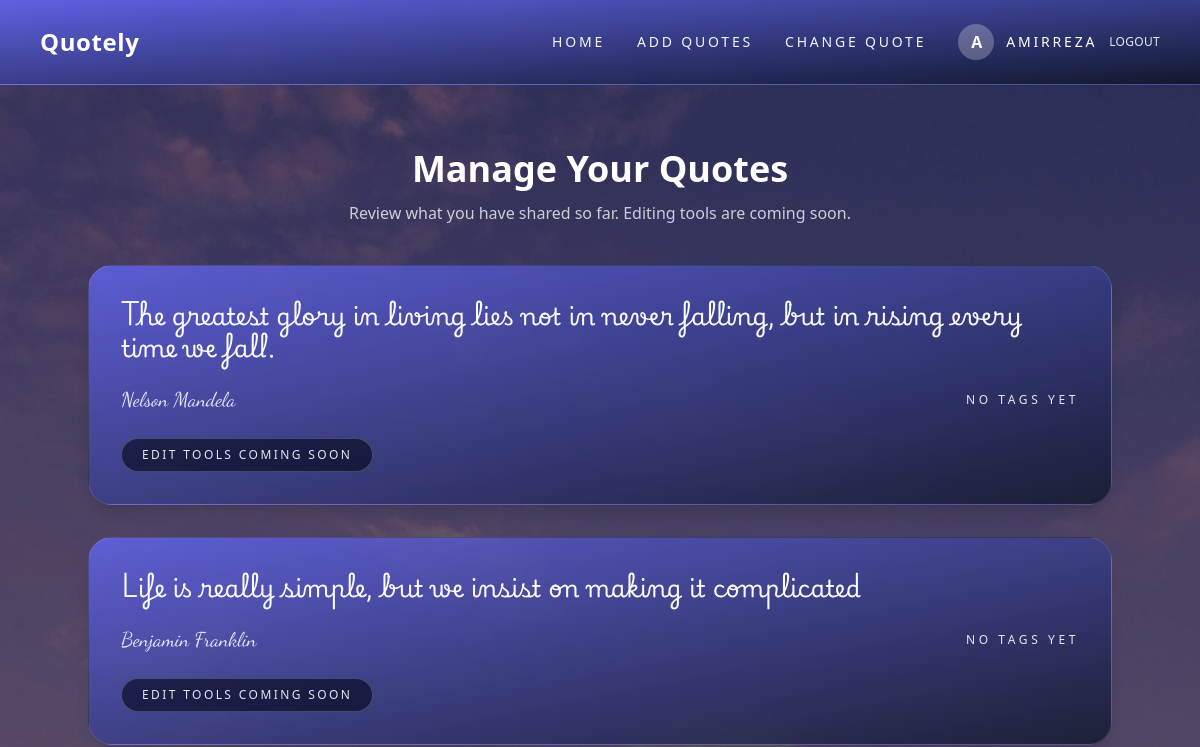
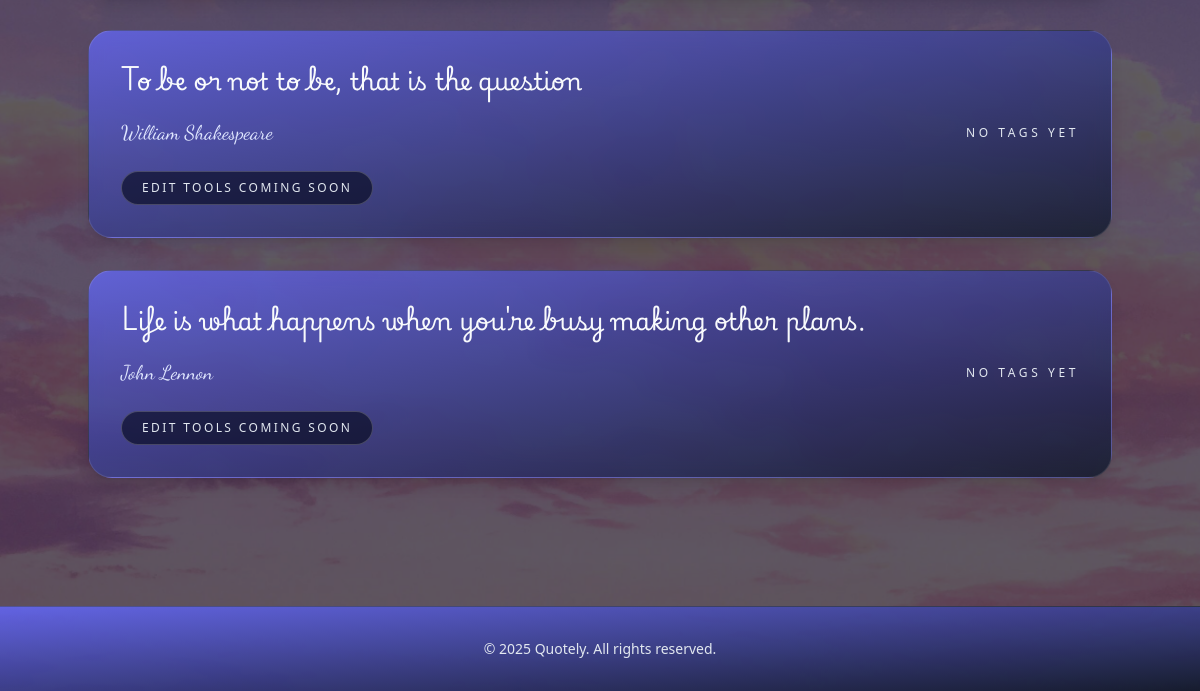
/change_quote/ (signed in), run on an earlier commit of the app's database (2 pictures, top to bottom).
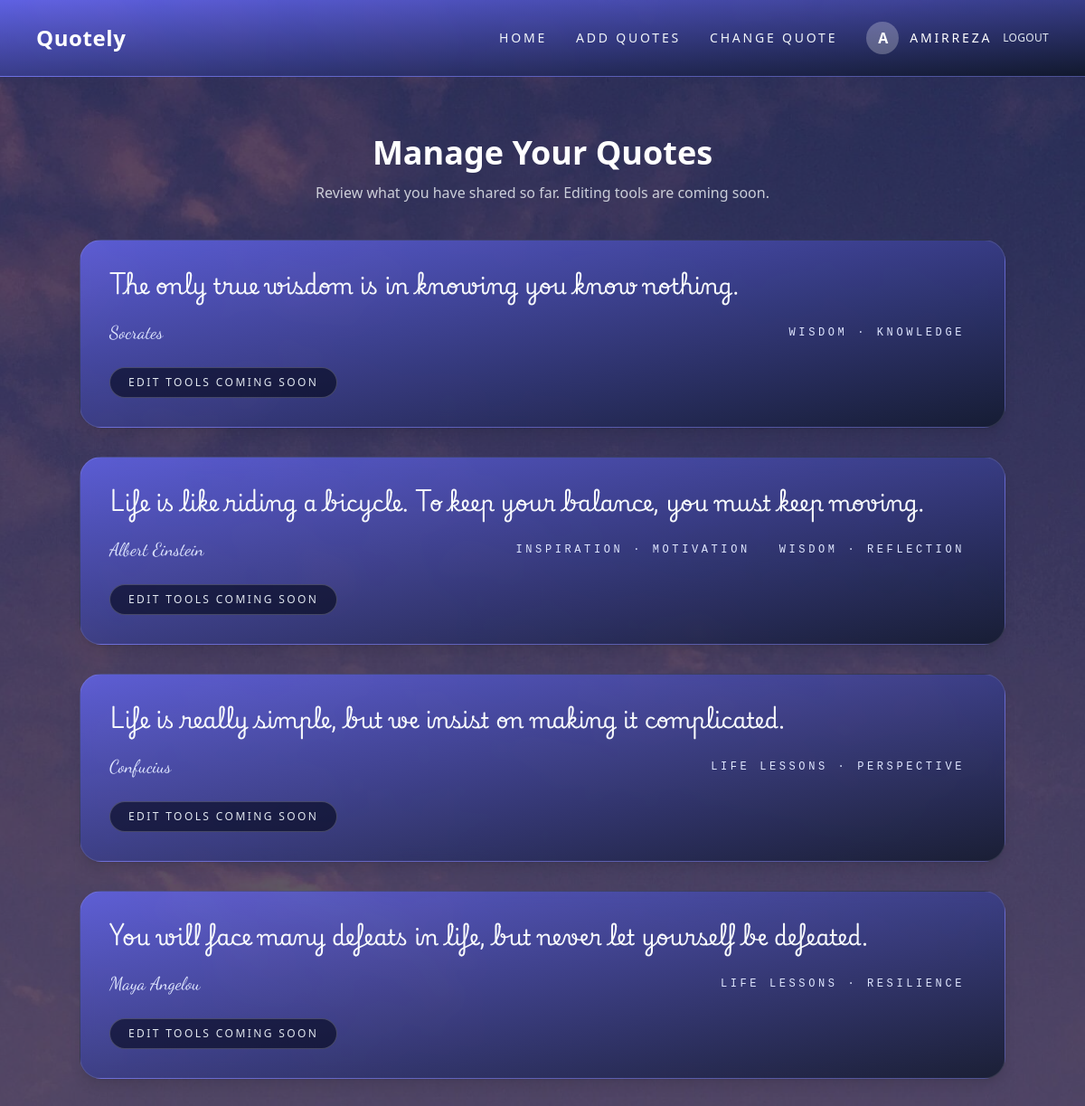
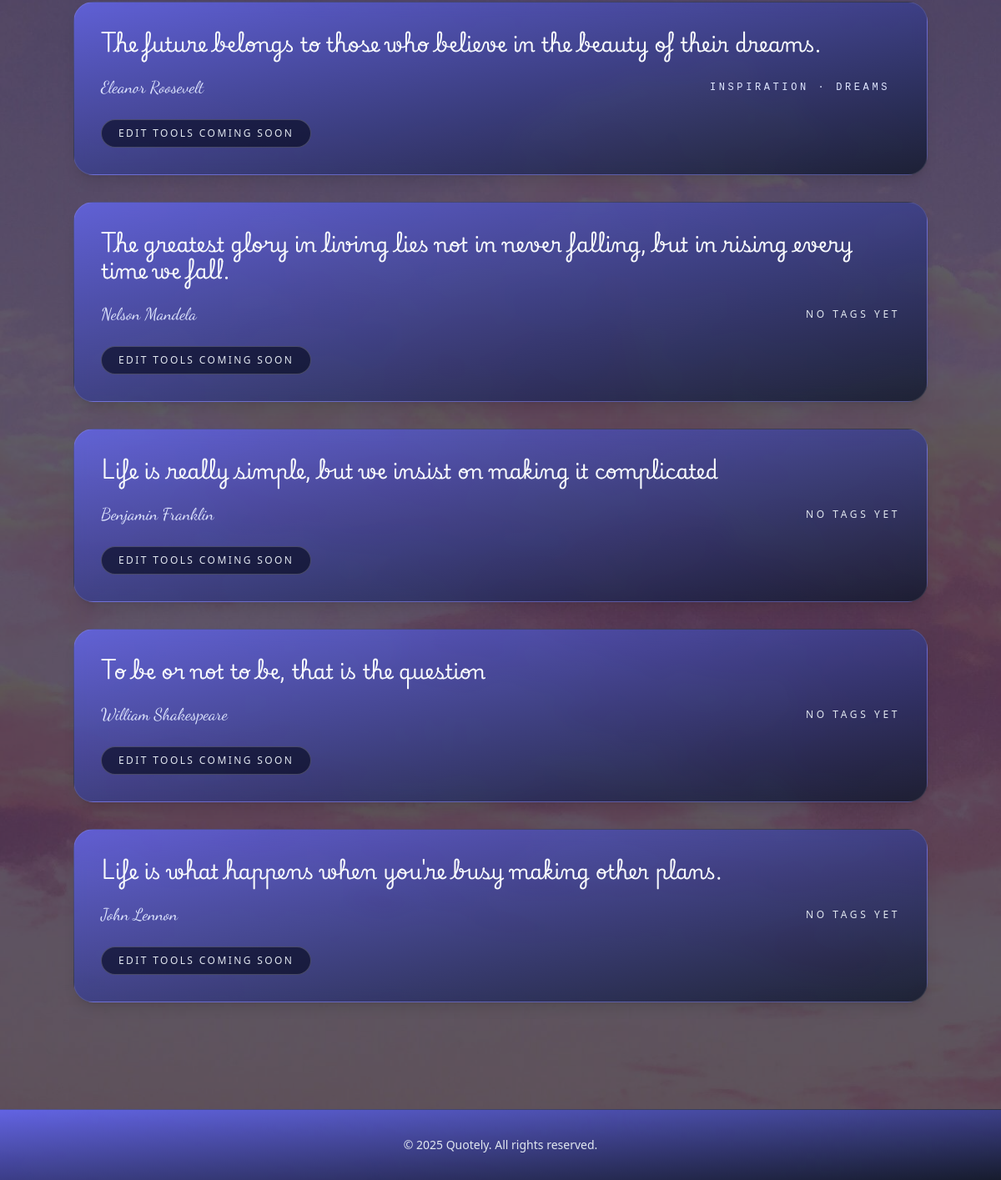
And on a later commit of the database (2 pictures, top to bottom).
### polls/models.py (models this page shows, shortened)
class Quotes(models.Model):
    content = models.TextField()
    author = models.ForeignKey(Author, on_delete=models.CASCADE, related_name="quotes")
    tags = models.ManyToManyField(Tag, blank=True, related_name="quotes")
    created_at = models.DateTimeField(auto_now_add=True)  # new field
    featured = models.BooleanField(default=False)
    updated_at = models.DateTimeField(auto_now=True, null=True)  # new field

class Author(models.Model):
    name = models.CharField(max_length=100, unique=True)
    bio = models.TextField(blank=True)

class Tag(models.Model):
    name = models.CharField(max_length=100, unique=True)
    category = models.ForeignKey(
        TagCategory,
        on_delete=models.SET_NULL,
        null=True,
        blank=True,
        related_name="tags",
    )

class TagCategory(models.Model):
    name = models.CharField(max_length=100, unique=True)
    description = models.TextField(blank=True)
    class Meta:
        verbose_name = "Tag category"
        verbose_name_plural = "Tag categories"

### polls/views.py (the view)
# urls.py: path("change_quote/", views.change_quote, name="change_quote"),
@login_required
def change_quote(request):
    quotes = (
        Quotes.objects.select_related("author")
        .prefetch_related("tags__category")
        .order_by("-created_at")
    )
    return render(request, "change_quote.html", {"quotes": quotes})

### polls/templates/change_quote.html (shortened to what this page needs)
{% extends "base.html" %}
{% block content %}
<section class="py-16">
    <div class="max-w-5xl mx-auto">
        <header class="mb-10 text-center">
            <h2 class="text-4xl font-semibold text-white">Manage Your Quotes</h2>
            <p class="mt-3 text-slate-100/80">Review what you have shared so far. Editing tools are coming soon.</p>
        </header>
        {% if quotes %}
        <div class="space-y-8">
            {% for quote in quotes %}
            <article class="bg-gradient-to-br from-indigo-500/80 to-slate-900/80 border border-white/10 rounded-3xl shadow-lg p-8 backdrop-blur">
                <p class="font-playwrite text-2xl text-slate-50">{{ quote.content }}</p>
                <div class="mt-6 flex flex-col md:flex-row md:items-center md:justify-between gap-4 text-sm">
                    <a href="/Authors/{{ quote.author.name|slugify }}/" class="font-dancing text-xl text-indigo-100 hover:text-white underline-offset-4 hover:underline">
                        {{ quote.author.name }}
                    </a>
                    <div class="flex flex-wrap gap-2">
                        {% for tag in quote.tags.all %}
                            <span class="font-bitcount text-xs tracking-[0.3em] uppercase bg-brand/40 text-indigo-100 px-3 py-1 rounded-full">
                                {% if tag.category %}{{ tag.category.name }} · {% endif %}{{ tag.name }}
                            </span>
                        {% empty %}
                            <span class="text-slate-200 uppercase tracking-[0.3em] text-xs">No tags yet</span>
                        {% endfor %}
                    </div>
                </div>
                <button type="button" class="mt-6 w-full md:w-auto bg-slate-950/60 text-slate-200 cursor-not-allowed px-5 py-2 rounded-full border border-white/20 text-xs uppercase tracking-[0.2em]">Edit tools coming soon</button>
            </article>
            {% endfor %}
        </div>
        {% endif %}
    </div>
</section>
{% endblock %}

### polls/templates/base.html (shortened to what this page needs)
{% load static %}
<!DOCTYPE html>
<html lang="en" class="scroll-smooth">
<head>
    <script src="https://cdn.tailwindcss.com?plugins=forms,typography"></script>
</head>
<body class="min-h-screen bg-slate-950 text-slate-100">
    <header class="bg-gradient-to-br from-indigo-500/90 to-slate-900/90 backdrop-blur border-b border-white/10">
        <div class="max-w-6xl mx-auto px-4">
            <div class="flex items-center justify-between py-6">
                <a href="{% url 'home' %}" class="text-2xl font-semibold tracking-wide text-white hover:text-brand-light transition">Quotely</a>
                <nav class="hidden md:flex items-center space-x-8 text-sm uppercase tracking-[0.2em]">
                    <a href="{% url 'home' %}"
                       class="text-slate-100 transition duration-300 ease-in-out transform-gpu hover:text-white hover:scale-110">Home</a>
                    <a href="{% url 'add_quote' %}"
                       class="text-slate-100 transition duration-300 ease-in-out transform-gpu hover:text-white hover:scale-110">Add Quotes</a>
                    <a href="{% url 'change_quote' %}"
                       class="text-slate-100 transition duration-300 ease-in-out transform-gpu hover:text-white hover:scale-110">Change Quote</a>
                    {% if user.is_authenticated %}
                        <div class="flex items-center space-x-3">
                            <div class="w-9 aspect-square rounded-full bg-white/25 flex items-center justify-center text-white">
                                  <span class="font-semibold text-base leading-none relative left-[1.9px]">
                                    {{ user.username|slice:":1"|upper }}
                                 </span>
</div>
                            <div class="text-white font-medium">{{ user.username }}</div>
                            <a href="{% url 'signout' %}" class="text-slate-200 hover:text-white text-xs tracking-wide">Logout</a>
                        </div>
                    {% else %}
                        <a href="{% url 'signin' %}" class="text-slate-100 hover:text-white hover:font-semibold transition duration-200">Sign In</a>
                        <a href="{% url 'signup' %}" class="text-white bg-brand px-4 py-2 rounded-full shadow hover:bg-brand-light transition">Sign Up</a>
                    {% endif %}
                </nav>
            </div>
        </div>
    </header>
    <main class="max-w-6xl mx-auto px-4">
        {% block content %}{% endblock %}
    </main>
    <footer class="mt-16 border-t border-white/10 py-8 text-center text-sm text-slate-200 bg-gradient-to-br from-indigo-500/90 to-slate-900/90">
        &copy; {{ year|default:"2025" }} Quotely. All rights reserved.
    </footer>
</body>
</html>

What changed in the data, as far as the page shows it:
added Quotes: content "The only true wisdom is in knowing you know nothing.", author.name "Socrates"
added Tag: category.name "WISDOM", name "KNOWLEDGE", shown under "The only true wisdom is in knowing you know nothing."
added Quotes: content "Life is like riding a bicycle. To keep your balance, you must keep moving.", author.name "Albert Einstein"
added Tag: category.name "INSPIRATION", name "MOTIVATION", shown under "Life is like riding a bicycle. To keep your balance, you must keep moving."
added Tag: category.name "WISDOM", name "REFLECTION", shown under "Life is like riding a bicycle. To keep your balance, you must keep moving."
added Quotes: content "Life is really simple, but we insist on making it complicated.", author.name "Confucius"
added Tag: category.name "LIFE LESSONS", name "PERSPECTIVE", shown under "Life is really simple, but we insist on making it complicated."
added Quotes: content "You will face many defeats in life, but never let yourself be defeated.", author.name "Maya Angelou"
added Tag: category.name "LIFE LESSONS", name "RESILIENCE", shown under "You will face many defeats in life, but never let yourself be defeated."
added Quotes: content "The future belongs to those who believe in the beauty of their dreams.", author.name "Eleanor Roosevelt"
added Tag: category.name "INSPIRATION", name "DREAMS", shown under "The future belongs to those who believe in the beauty of their dreams."
